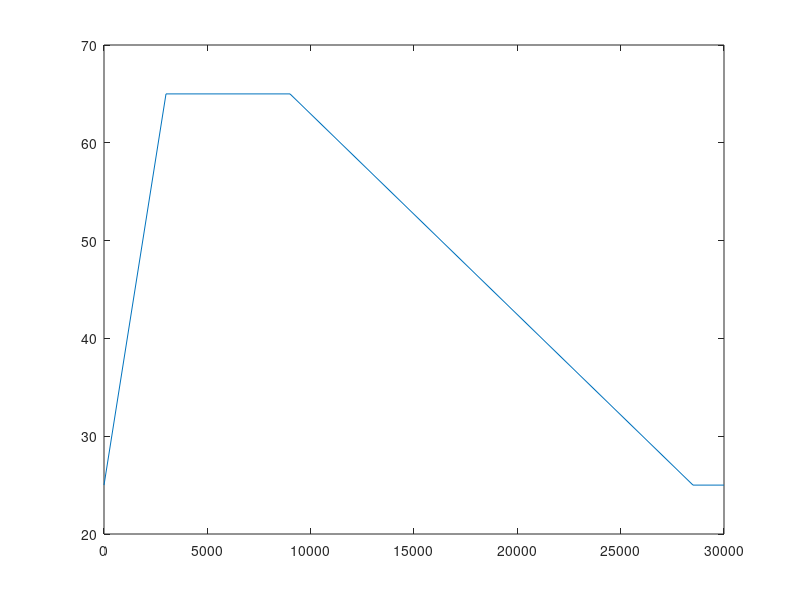

This figure's MATLAB source:
%Temperature Generation For Simulated Annealing_Simulated Annealing
DRasieT=0.1;        % 10% of time from T-start to T-high 
DHighT=0.2+0.1;     % 20% of the time in T high
DCoolT=0.65+0.2+0.1; % 65% of the time: cool down phase 
% thus 5% stays in the cooled temperature
% Maximum Temperature Slope Should be 20K/1ns in heating Step
% Maximum Temperature Slope Should be 5K/1ns in cooling Step
%% System Information
% T start
T_s=298; % K = 25 deg C
T_H=298+40;% K  = 65 deg C
%Simulation Time
Time=30*1000; %ns
timed=[0,DRasieT*Time,DHighT*Time,DCoolT*Time,Time];
Temped=[T_s,T_H,T_H,T_s,T_s];
%% writing Part
% Assuming Three Temp Groups: DNA Water_and_ions CNT
% Assuming CNT is freezed 

SATEXT=[pwd,'\SA.txt'];
fid1=fopen(SATEXT,'w');
%-----
fprintf(fid1,'annealing         = single single single  \n');
%-----
fprintf(fid1,'annealing-npoints = 5 5 5 \n');
%-----
fprintf(fid1,'annealing-time    = %5.1f %5.1f %5.1f %5.1f %5.1f ',timed); % DNA
fprintf(fid1,' %5.1f %5.1f %5.1f %5.1f %5.1f ',timed); % Water & Ions
fprintf(fid1,' %5.1f %5.1f %5.1f %5.1f %5.1f \n',timed);  %  CNT   
%-----
fprintf(fid1,'annealing-temp    = %5.1f %5.1f %5.1f %5.1f %5.1f ',Temped); % DNA
fprintf(fid1,' %5.1f %5.1f %5.1f %5.1f %5.1f ',Temped); % Water & Ions
% one of the two below lines should be kept (Comment out the other)
fprintf(fid1,' %5.1f %5.1f %5.1f %5.1f %5.1f \n',zeros(1,5)); % for Freezed CNT  
%5.1fprintf(fid1,' %5.1f %5.1f %5.1f %5.1f %5.1f \n',Temped);  % for restrained CNT   

%------
fclose(fid1);
plot(timed,Temped-273);